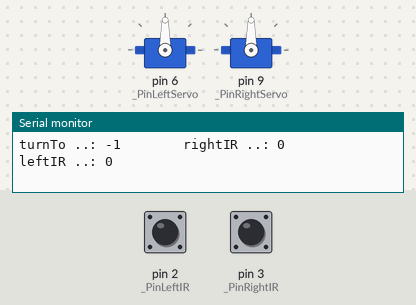
A sketch run on a simulated Arduino Uno, built with avr-gcc and run on an emulated ATmega328P. Shown: 2 × servo, the last lines printed to the serial monitor. Inputs (shaded band) come from the test bench; at power-on: pin 2 (_PinLeftIR) LOW, pin 3 (_PinRightIR) LOW.

Above: at 1.2 s.
1.3 s: pin 2 (_PinLeftIR) driven HIGH
At 2.0 s:
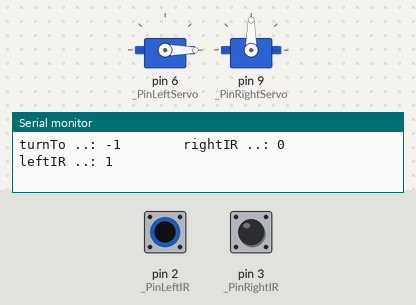
2.9 s: pin 3 (_PinRightIR) driven HIGH
At 4.2 s:
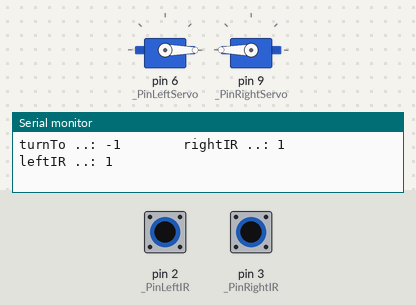
4.5 s: pin 2 (_PinLeftIR) driven LOW
At 5.0 s:
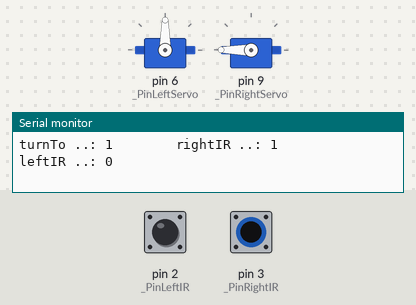
6.1 s: pin 3 (_PinRightIR) driven LOW
At 7.1 s:
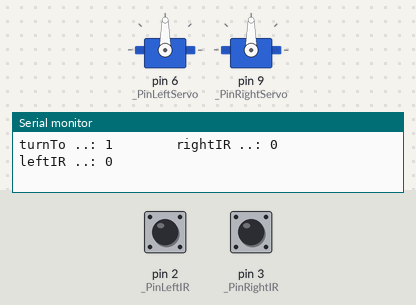
9.1 s: pin 2 (_PinLeftIR) pulsed HIGH 2 times (0.12 s each, 0.3 s apart)
At 9.4 s:
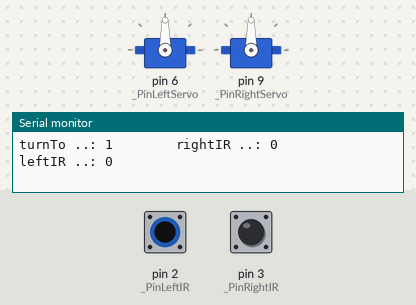
12.7 s: pin 3 (_PinRightIR) pulsed HIGH 5 times (0.12 s each, 0.3 s apart)
At 13.01 s:
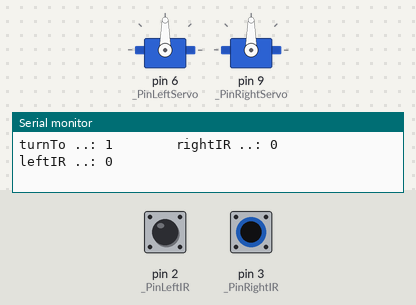
Timing chart, 0 to 15.7 s (numbered marks = the images above; inputs shaded):
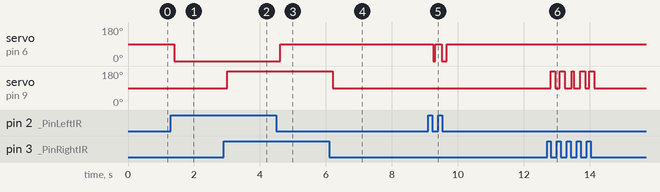

Measured:
- after the input at 1.3 s, servo on pin 6 (_PinLeftServo): 90° → 0° after 0.10 s
- after the input at 2.9 s, servo on pin 9 (_PinRightServo): 90° → 180° after 0.10 s
- after the input at 4.5 s, servo on pin 6 (_PinLeftServo): 0° → 90° after 0.12 s
- after the input at 6.1 s, servo on pin 9 (_PinRightServo): 180° → 90° after 0.11 s
- after the input at 9.1 s, servo on pin 6 (_PinLeftServo): 90° → 0° after 0.15 s, → 90° 0.07 s later, → 0° 0.20 s later, → 90° 0.15 s later
- after the input at 12.7 s, servo on pin 9 (_PinRightServo): 90° → 180° after 0.11 s, → 90° 0.15 s later, → 180° 0.13 s later, → 90° 0.15 s later, … (10 changes in this stretch)

The sketch:

SiguelineasInterrupt-Escolabs.ino
```cpp
#include <Servo.h>


/*** ****************************************************** ***/
/***   Global variables and function definition  ***/
/*** ****************************************************** ***/
Servo rightServo;
Servo leftServo;

const int _PinRightIR = 3;
const int _PinLeftIR = 2;

const int _PinRightServo = 9;
const int _PinLeftServo = 6;

const int _WHITE = 1;
const int _BLACK = 0;

const int _STRAIGHT_TIME = 1000;

int previousMoveServoMillis = 0;
int currentMoveServoMillis  = 0;
int previousStraightMillis  = 0;
int currentStraightMillis   = 0;

int rightIR = -1;
int leftIR = -1;

int turnTo = -1;  // right:0; left:1; none:-1;

/*** ****************************************************** ***/
/***   Setup  ***/
/*** ****************************************************** ***/
void setup() {

  Serial.begin(9600);

  // Servos
  leftServo.attach(_PinLeftServo);
  rightServo.attach(_PinRightServo);
  leftServo.write(90);
  rightServo.write(90);
  // Infrared Sensor

  attachInterrupt(0,leftInterrupt,FALLING);   // Pin 2: _PinLeftIR
  //pinMode(_PinLeftIR, INPUT);
  attachInterrupt(1,rightInterrupt,FALLING);  // Pin 3: _PinRightIR
  //pinMode(_PinRightIR, INPUT);

  previousMoveServoMillis = millis();

}


/*** ****************************************************** ***/
/***   Loop  ***/
/*** ****************************************************** ***/
void loop() {

  rightIR = digitalRead(_PinRightIR);
  leftIR = digitalRead(_PinLeftIR);

  Serial.print("turnTo ..: ");  Serial.print(turnTo);   Serial.print("        ");
  Serial.print("rightIR ..: "); Serial.print(rightIR);  Serial.print("        ");
  Serial.print("leftIR ..: ");  Serial.print(leftIR);   Serial.println("        ");
    Serial.flush();
  checkServos();


  // Los dos sobre blanco, avanza rápido
  if (rightIR == _WHITE && leftIR == _WHITE ) {

    // los IR están sobre blanco.
    // 1. Estan en una recta?
    // 2. Se ha salido de la pista por la derecha
    // 3. Se ha salido de la pista por la izquierda.
      /*
    if( (turnTo == -1)
        || (turnTo == 0 && leftIR == 0)
        || (turnTo == 1 && rightIR == 0) ) {*/

        rightServo.write(180);
        leftServo.write(0);
        //turnTo = -1;
    //}

    /*currentStraightMillis = millis();
    if(currentStraightMillis - previousStraightMillis > _STRAIGHT_TIME) {
      turnTo = -1;
    }
    previousStraightMillis = currentStraightMillis;      */
  }

  // Los sobre negro, ojo es una curva tan cerrada que los dos IR están sobre el negro.
  // Si es curva cerrada a izquieda, entonces el izquierdo va delante.
  // Si es curva cerrada a derecha, entonces el derecho va delante.
  // Debemos continuar haciendo la curva hacia el lado inicial de la curva.
  else if (rightIR == _BLACK && leftIR == _BLACK ) {
/*
      switch(privilegedIR) {
        case -1:
          // Error, nunca deberia producirse
          rightServo.write(90);
          leftServo.write(90);
          break;

        case 0:
          rightServo.write(90);
          leftServo.write(45);
          break;

        case 1:
          rightServo.write(90);
          leftServo.write(45);
          break;

        default:
          // Error, nunca debería producirse
          rightServo.write(90);
          leftServo.write(90);
          break;
      }  */
      // turnTo = turnTo; // No to el turnTo para que mantenga la curva en su sentido original
      rightServo.write(90); // delete line
      leftServo.write(90);  // delete line
      return;
  }


  /*else if(turnTo == 0 && leftIR == _WHITE) {

    rightServo.write(90);
    leftServo.write(0);

  }*/ else if (rightIR == _WHITE) {
      rightServo.write(180);
      leftServo.write(90);

  }/* else if(turnTo == 1 && rightIR == _WHITE) {

    rightServo.write(180);
    leftServo.write(90);

  }*/ else if (leftIR == _WHITE) {
      rightServo.write(90);
      leftServo.write(0);
  }

}

/* ************************************************************* *
 *  Name ........: checkServos
 *  Descrition ..: evitamos esperas bloqueantes (delay)
 *                comprobando si desde que se movio el ultimo servo
 *                han pasado los 10ms necesarios para que no
 *                tropiece
 *  Arguments ...:
 * ************************************************************* */
void checkServos() {

  currentMoveServoMillis = millis();
  if ( currentMoveServoMillis - previousMoveServoMillis < 10 )
    delay(currentMoveServoMillis - previousMoveServoMillis);
  previousMoveServoMillis = currentMoveServoMillis;
}

/* ************************************************************* *
 *  Name ........: rightInterrupt
 *  Descrition ..: cuando el valor del IR  pasa de 0 a 1 RISSING
 *  Arguments ...:
 * ************************************************************* */
void rightInterrupt() { // FALLING 1 to 0 --> White to Black, car is out of line

  if(turnTo == -1)
    turnTo = 0; // turn to right

    Serial.print("rightInt...:");
    Serial.println(turnTo);
    Serial.flush();

}

/* ************************************************************* *
 *  Name ........: leftInterrupt
 *  Descrition ..: cuando el valor del IR  pasa de 0 a 1 RISSING
 *  Arguments ...:
 * ************************************************************* */
void leftInterrupt() { // FALLING 1 to 0 --> White to Black, car is out of line


  if(turnTo == -1)
    turnTo = 1; // turn to left

    Serial.print("leftInt...:");
    Serial.println(turnTo);
    Serial.flush();
}
```
